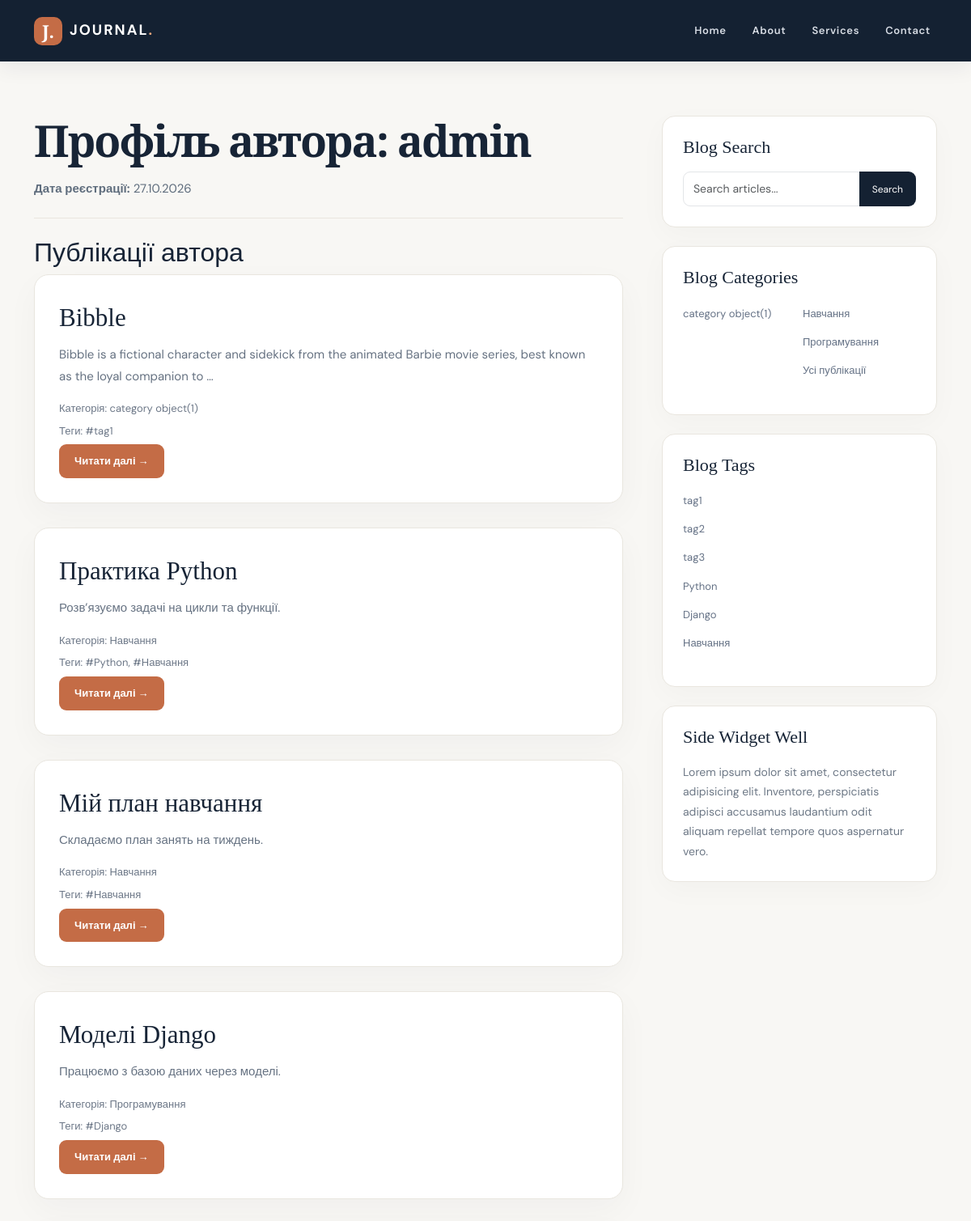
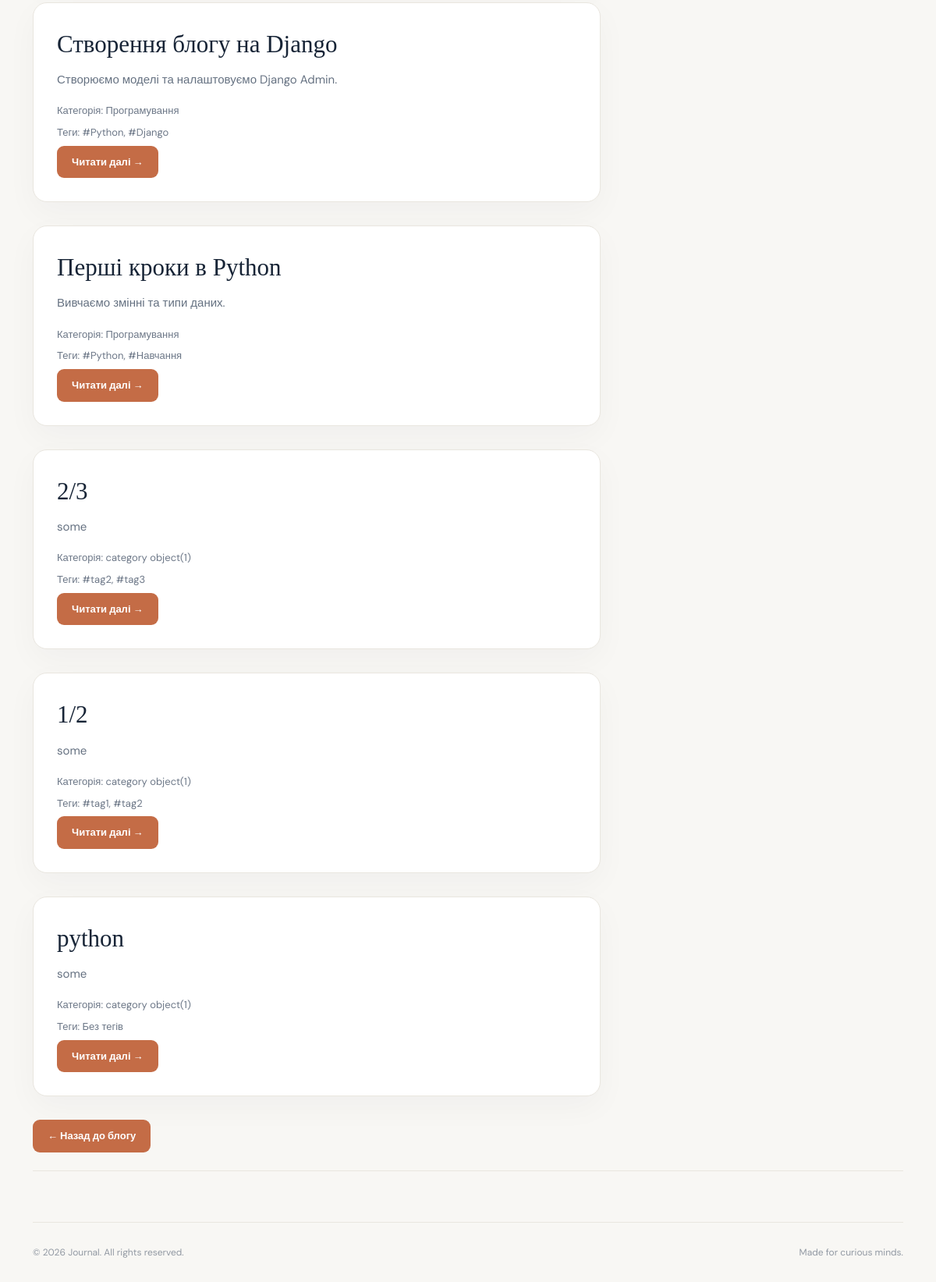
Page /profile/1/ on the committed database (2 pictures, top to bottom).
### blog/models.py (models this page shows, shortened)
class Post(models.Model):
    title = models.CharField(
        max_length=200,
        verbose_name="Заголовок",
    )
    slug = models.SlugField(
        max_length=200,
        unique=True,
        blank=True,
        null=True,
        allow_unicode=True,
        verbose_name="Слаг",
    )
    content = models.TextField(
        verbose_name="Вміст",
    )
    image = models.ImageField(
        upload_to='posts/%Y/%m/',
        blank=True,
        verbose_name='Зображення',
    )
    published_date = models.DateTimeField(
        auto_now_add=True,
        verbose_name="Дата публікації",
    )
    category = models.ForeignKey(
        Category,
        on_delete=models.CASCADE,
        verbose_name="Категорія",
    )
    user = models.ForeignKey(
        User,
        on_delete=models.CASCADE,
        verbose_name="Автор",
    )
    tags = models.ManyToManyField(
        Tag,
        blank=True,
        verbose_name="Теги",
    )
    class Meta:
        ordering = ["-published_date"]
        verbose_name = "Публікація"
        verbose_name_plural = "Публікації"

class Category(models.Model):
    name = models.CharField(
        max_length=100,
        verbose_name="Назва",
    )
    slug = models.SlugField(
        max_length=200,
        unique=True,
        blank=True,
        null=True,
        allow_unicode=True,
        verbose_name="Слаг",
    )
    class Meta:
        ordering = ["name"]
        verbose_name = "Категорія"
        verbose_name_plural = "Категорії"

class Tag(models.Model):
    name = models.CharField(
        max_length=30,
        unique=True,
        verbose_name="Назва",
    )
    slug = models.SlugField(
        max_length=100,
        unique=True,
        blank=True,
        null=True,
        allow_unicode=True,
        verbose_name="Слаг",
    )
    class Meta:
        verbose_name = "Тег"
        verbose_name_plural = "Теги"

### blog/views.py (the view)
# urls.py: path('profile/<int:user_id>/',views.profile_detail,name='profile_detail',),
def profile_detail(request, user_id):
    author = get_object_or_404(User, pk=user_id)
    posts = Post.objects.filter(
        user=author
    ).select_related(
        'category', 'user'
    ).prefetch_related('tags')
    context = {
        'author': author,
        'posts': posts,
        'tags': Tag.objects.all(),
    }
    context.update(get_categories())
    return render(request, 'blog/profile_detail.html', context)

### blog/views.py (called while the page is built)
def get_categories():
    categories = list(Category.objects.all())
    middle = len(categories) // 2
    first_half = categories[:middle]
    second_half = categories[middle:]
    return {
        'categories': first_half,
        'categories2': second_half,
    }

### templates/blog/profile_detail.html
{% extends 'base.html' %}
{% block content %}
<h1 class="article-title">
    Профіль автора: {{ author.username }}
</h1>
<p>
    <strong>Дата реєстрації:</strong>
    {{ author.date_joined|date:"d.m.Y" }}
</p>
<hr class="soft-divider">
<h2>Публікації автора</h2>
{% for post in posts %}
    <section class="post-card">
        <h2 class="post-title">
            <a href="{% url 'blog:post' post.slug %}">
                {{ post.title }}
            </a>
        </h2>
        <p>{{ post.content|truncatewords:20 }}</p>
        <p class="byline">
            Категорія: {{ post.category.name }}
        </p>
        <p class="byline">
            Теги:
            {% for tag in post.tags.all %}
                #{{ tag.name }}{% if not forloop.last %}, {% endif %}
            {% empty %}
                Без тегів
            {% endfor %}
        </p>
        <a class="btn btn-accent"
           href="{% url 'blog:post' post.slug %}">
            Читати далі →
        </a>
    </section>
{% empty %}
    <p>У цього автора поки немає публікацій.</p>
{% endfor %}
<a class="btn btn-accent" href="{% url 'blog:index' %}">
    ← Назад до блогу
</a>
{% endblock %}

### templates/base.html (shortened to what this page needs)
<!DOCTYPE html>
<html lang="en">
<head>
    {% load static %}
    <link href="https://cdn.jsdelivr.net/npm/bootstrap@5.3.3/dist/css/bootstrap.min.css" rel="stylesheet"/>
    <link href="{% static 'blog/css/site.css' %}?v=full-images-20261103-2" rel="stylesheet"/>
</head>
<body>
{% include 'blog/navbar.html' %}
<div class="container page-container">
    <div class="row g-5">
        <div class="col-lg-8">{% block content %} {% endblock %} </div>
        <div class="col-lg-4">
            <div class="sidebar-card">
                <h4 class="sidebar-heading">Blog Search</h4>
                <div class="input-group">
                    <input aria-label="Search articles" class="form-control" placeholder="Search articles..."
                           type="text"/>
                    <button class="btn btn-search" type="button" onclick="searchPosts()">Search</button>
                </div>
            </div>
            <div class="sidebar-card">
                <h4 class="sidebar-heading">Blog Categories</h4>
                <div class="row g-2">
                    <div class="col-6">
                        <ul class="list-unstyled category-list">
                            {% for category in categories %}
                                <li><a href="{% url 'blog:index' %}?category={{ category.pk }}">{{ category.name }}</a></li>
                            {% empty %}
                                {% if not categories2 %}
                                    <li>Поки що немає категорій</li>
                                {% endif %}
                            {% endfor %}
                        </ul>
                    </div>
                    <div class="col-6">
                        <ul class="list-unstyled category-list">
                            {% for category in categories2 %}
                                <li><a href="{% url 'blog:index' %}?category={{ category.pk }}">{{ category.name }}</a></li>
                            {% endfor %}
                            <li><a href="{% url 'blog:index' %}">Усі публікації</a></li>
                        </ul>
                    </div>
                </div>
            </div>
            <div class="sidebar-card">
                <h4 class="sidebar-heading">Blog Tags</h4>
                <div class="row g-2">
                    <div class="col-12">
                        <ul class="list-unstyled category-list">
                            {% for tag in tags %}
                                <li><a href="{% url 'blog:index' %}?tag={{ tag.slug }}">{{ tag.name }}</a></li>
                            {% empty %}
                                <li>Поки що немає тегів</li>
                            {% endfor %}
                        </ul>
                    </div>
                </div>
            </div>
            <div class="sidebar-card">
                <h4 class="sidebar-heading">Side Widget Well</h4>
                <p>Lorem ipsum dolor sit amet, consectetur adipisicing elit. Inventore, perspiciatis adipisci accusamus
                    laudantium odit aliquam repellat tempore quos aspernatur vero.</p>
            </div>
        </div>
    </div>
    <hr class="soft-divider"/>
    <footer class="site-footer">
        <div class="d-flex flex-wrap justify-content-between gap-2">
            <span>© 2026 Journal. All rights reserved.</span><span>Made for curious minds.</span></div>
    </footer>
</div>
</body>
</html>

### static/blog/css/site.css (style rules this page uses)
:root { --ink:#172436;--muted:#6c7787;--accent:#c46c46;--paper:#f8f7f4;--line:#e9e6df }
* { box-sizing:border-box }
html { scroll-behavior:smooth }
body { background:var(--paper);color:var(--ink);font-family:'DM Sans',Arial,sans-serif;line-height:1.75;font-size:15px;padding-top:88px }
a { color:var(--accent);text-decoration:none;transition:color .2s }
.page-container { padding-top:55px }
.page-title,.article-title { font-family:'Playfair Display',Georgia,serif;font-size:clamp(2.7rem,5vw,4.5rem);line-height:1.14;font-weight:600;letter-spacing:-.04em;margin:0 0 38px }
.post-card { background:#fff;border:1px solid var(--line);border-radius:18px;padding:28px 30px 30px;margin-bottom:30px;box-shadow:0 14px 40px #1c273309;transition:transform .2s,box-shadow .2s }
.post-title { font-family:'Playfair Display',Georgia,serif;font-size:31px;line-height:1.3;margin:5px 0 12px }
.post-title a { color:var(--ink) }
.byline { font-size:13px;color:var(--muted);margin-bottom:5px }
.post-card>p:not(.byline) { color:#667282 }
.soft-divider { border:0;border-top:1px solid var(--line);opacity:1;margin:23px 0 }
.btn-accent { background:var(--accent);color:#fff;border:0;border-radius:9px;padding:11px 19px;font-weight:700;font-size:13px }
.sidebar-card { background:#fff;border:1px solid var(--line);border-radius:16px;padding:25px;margin-bottom:23px;box-shadow:0 10px 35px #1c273307 }
.sidebar-heading { font-family:'Playfair Display',serif;font-size:22px;margin-bottom:17px }
.form-control { border:1px solid #e3e5e8;border-radius:9px;min-height:43px;font-size:14px }
.btn-search { background:#142132;color:#fff;border-radius:9px;font-size:12px;padding:0 15px }
.category-list li { margin-bottom:9px }
.category-list a { color:#647185;font-size:13px }
.sidebar-card p { color:#6d7886;font-size:14px;margin:0 }
.article-title { font-size:clamp(2.8rem,4.5vw,4rem);margin-bottom:15px }
.article-title~p:not(.byline),.comment-body { color:#5f6d7d }
.site-footer { margin:65px 0 35px;border-top:1px solid var(--line);padding-top:28px;color:#9299a3;font-size:12px }

### rows in the picture
Post: title "Bibble", content "Bibble is a fictional character and sidekick from the animated Barbie movie series, best known as the loyal companion to …", category.name "category object(1)"
Tag: name "tag1"
Post: title "Практика Python", content "Розв’язуємо задачі на цикли та функції.", category.name "Навчання"
Tag: name "Python"
Tag: name "Навчання"
Post: title "Мій план навчання", content "Складаємо план занять на тиждень.", category.name "Навчання"
Post: title "Моделі Django", content "Працюємо з базою даних через моделі.", category.name "Програмування"
Tag: name "Django"
Post: title "Створення блогу на Django", content "Створюємо моделі та налаштовуємо Django Admin.", category.name "Програмування"
Post: title "Перші кроки в Python", content "Вивчаємо змінні та типи даних.", category.name "Програмування"
Post: title "2/3", content "some", category.name "category object(1)"
Tag: name "tag2"
Tag: name "tag3"
Post: title "1/2", content "some", category.name "category object(1)"
Post: title "python", content "some", category.name "category object(1)"
Category: name "category object(1)"
Category: name "Навчання"
Category: name "Програмування"

### other values in the picture
{{ author.username }} "admin"
{{ author.date_joined|date:"d.m.Y" }} "27.10.2026"
